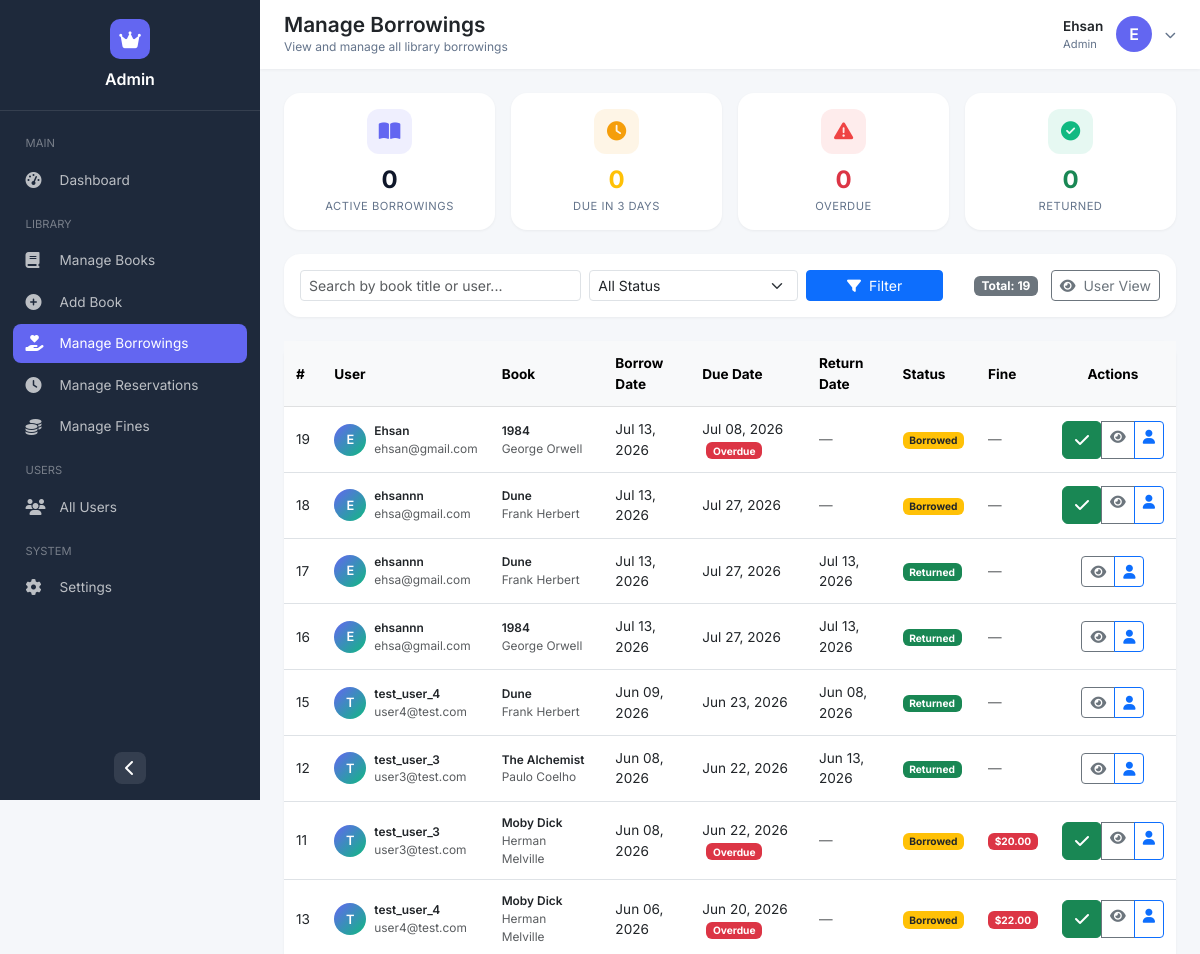
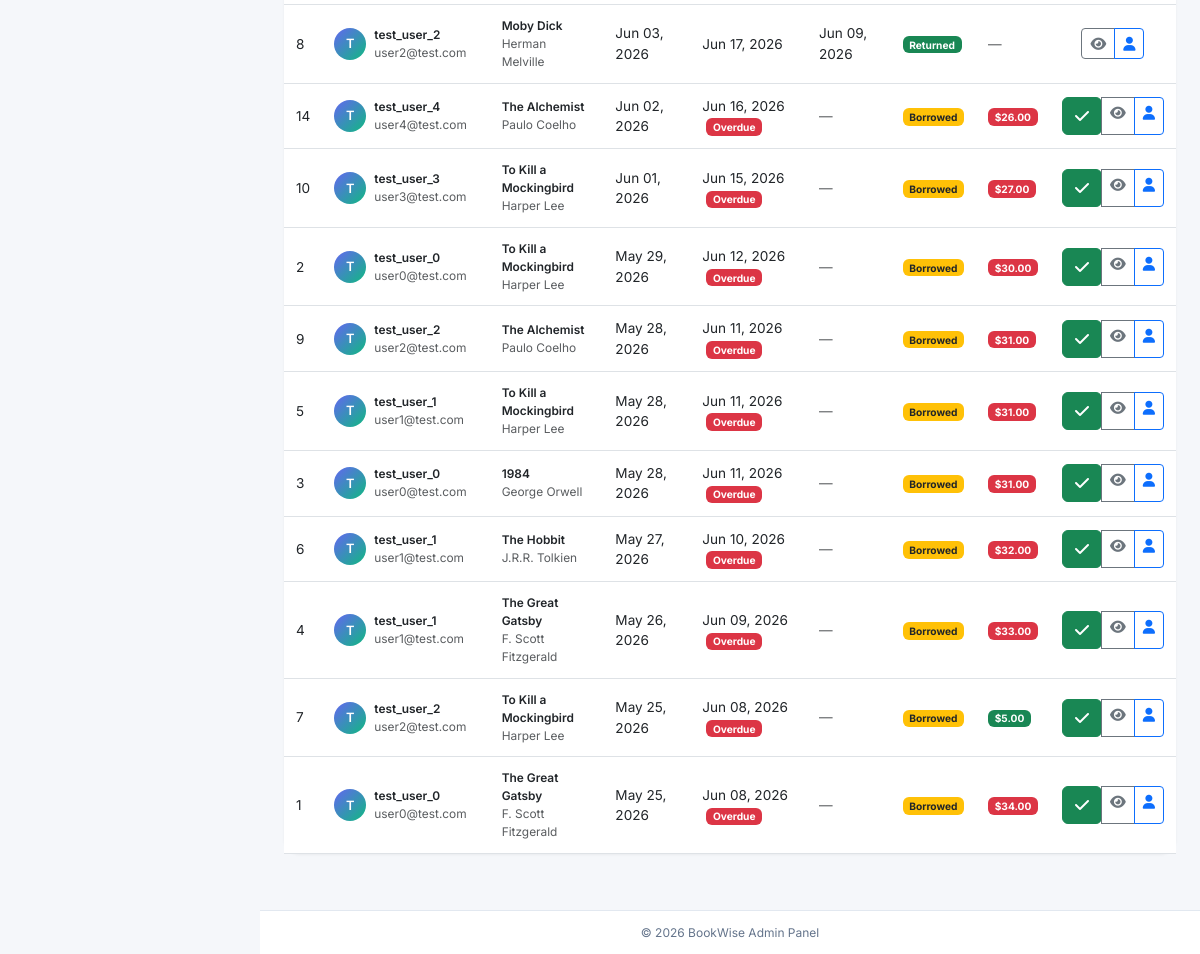
The app's page /borrowing/admin/borrowings/ (signed in), older data (2 pictures, top to bottom).
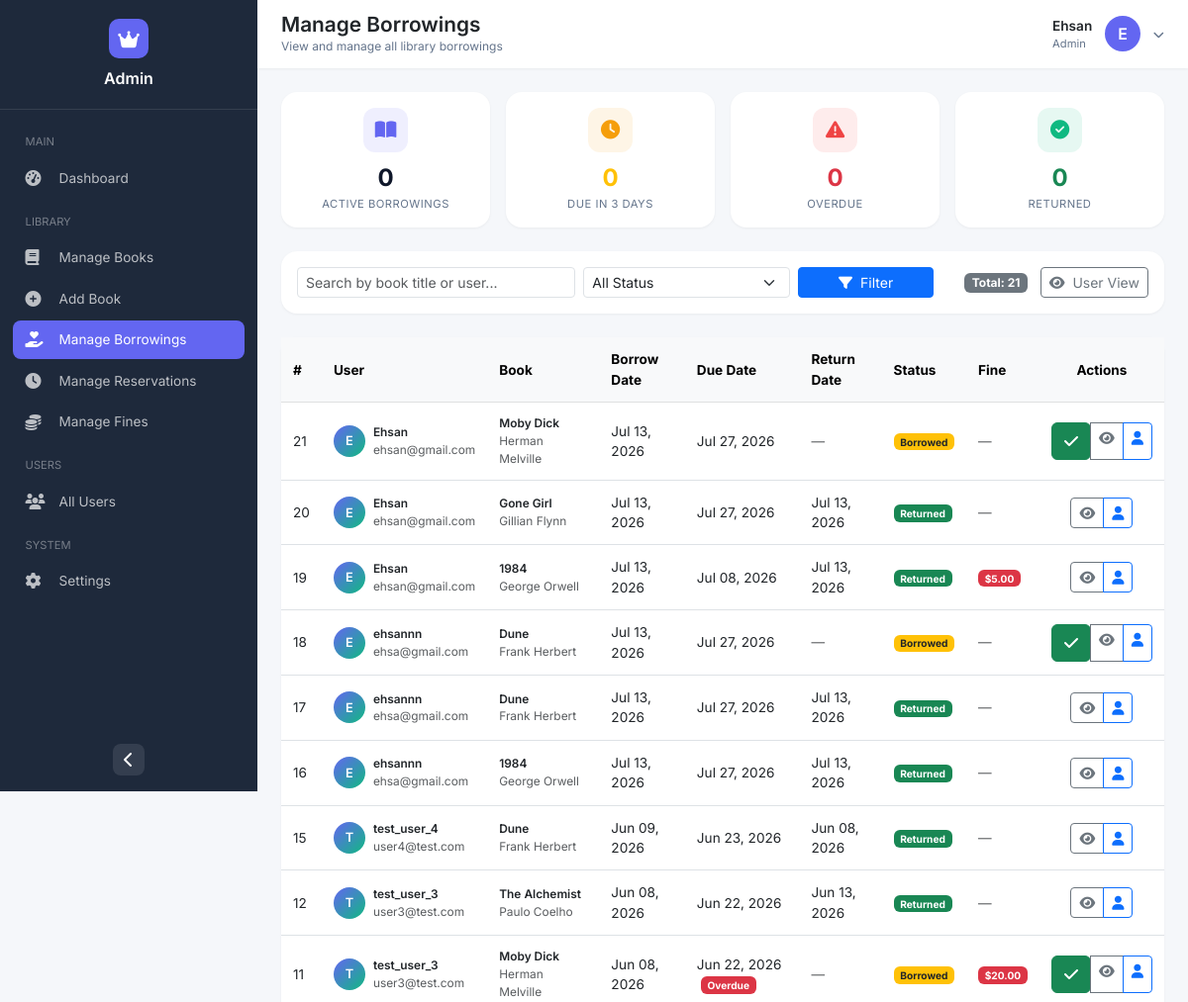
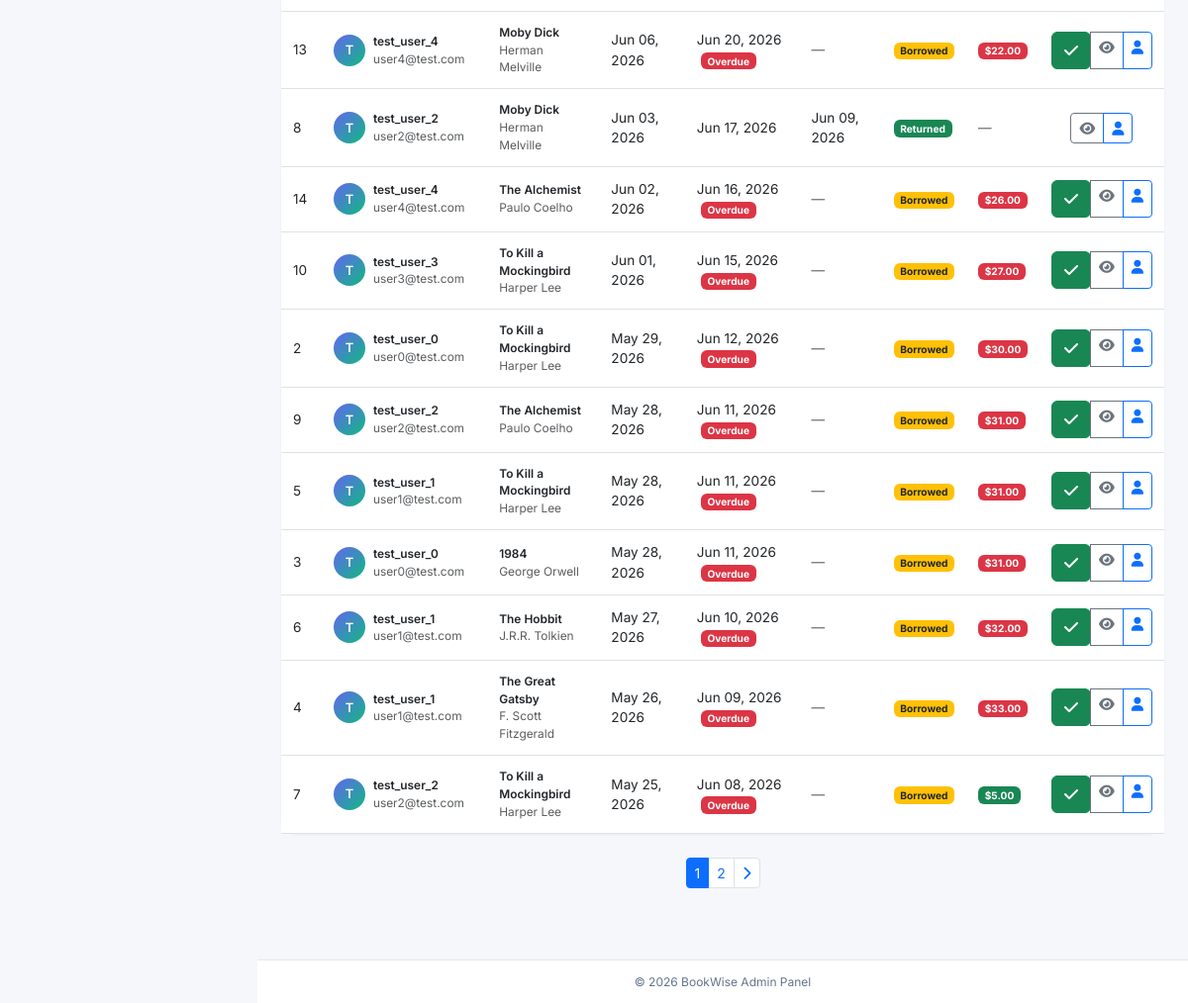
The same page, newer data (2 pictures, top to bottom).
### borrowing/models.py (models this page shows, shortened)
class Borrow(models.Model):
    class StatusChoices(models.TextChoices):
        BORROWED = "BORROWED", "Borrowed"
        RETURNED = "RETURNED", "Returned"
    user = models.ForeignKey(
        settings.AUTH_USER_MODEL,
        on_delete=models.CASCADE,
        related_name="borrowings",
    )
    book = models.ForeignKey(
        Book,
        on_delete=models.CASCADE,
        related_name="borrowings",
    )
    borrow_date = models.DateTimeField(default=timezone.now)
    due_date = models.DateTimeField()
    return_date = models.DateTimeField(null=True, blank=True)
    status = models.CharField(
        max_length=10,
        choices=StatusChoices.choices,
        default=StatusChoices.BORROWED,
    )
    class Meta:
        ordering = ["-borrow_date"]

class Fine(models.Model):
    user = models.ForeignKey(
        settings.AUTH_USER_MODEL,
        on_delete=models.CASCADE,
        related_name="fines",
    )
    borrow = models.OneToOneField(
        Borrow,
        on_delete=models.CASCADE,
        related_name="fine",
    )
    amount = models.DecimalField(max_digits=6, decimal_places=2, default=0.00)
    is_paid = models.BooleanField(default=False)
    class Meta:
        ordering = ["is_paid", "-amount"]

### accounts/models.py (models this page shows, shortened)
class CustomUser(AbstractUser):
    class Role(models.TextChoices):
        ADMIN = "ADMIN", _("Admin")
        MEMBER = "MEMBER", _("Member")
    email = models.EmailField(_("email address"), unique=True)
    role = models.CharField(
        _("role"),
        max_length=10,
        choices=Role.choices,
        default=Role.MEMBER,
    )
    objects = CustomUserManager()
    USERNAME_FIELD = "username"
    REQUIRED_FIELDS = ["email"]
    class Meta:
        verbose_name = _("user")
        verbose_name_plural = _("users")

### books/models.py (models this page shows, shortened)
class Book(models.Model):
    title = models.CharField(max_length=255)
    author = models.CharField(max_length=255)
    genre = models.CharField(max_length=100)
    description = models.TextField(blank=True)
    publish_year = models.PositiveIntegerField()
    isbn = models.CharField(max_length=20, unique=True)
    total_copies = models.PositiveIntegerField(default=1)
    available_copies = models.PositiveIntegerField(default=1)
    cover_image = models.ImageField(upload_to="book_covers/", blank=True)
    def __init__(self, *args, **kwargs):
        available_copies_was_provided = "available_copies" in kwargs
        super().__init__(*args, **kwargs)
        self._available_copies_was_provided = available_copies_was_provided
    def __setattr__(self, name, value):
        if name == "available_copies" and "_available_copies_was_provided" in self.__dict__:
            self.__dict__["_available_copies_was_provided"] = True
        super().__setattr__(name, value)
    class Meta:
        ordering = ["title"]
        verbose_name = "book"
        verbose_name_plural = "books"

### borrowing/views.py (the view, shortened to what this page needs)
# urls.py: path("admin/borrowings/", AdminBorrowListView.as_view(), name="admin_borrow_list"),
class AdminBorrowListView(LoginRequiredMixin, ListView):
    model = Borrow
    template_name = "borrowing/admin_borrow_list.html"
    context_object_name = "borrowings"
    paginate_by = 20
    """ویو مخصوص ادمین برای مدیریت همه قرض‌ها"""
    model = Borrow
    template_name = "borrowing/admin_borrow_list.html"
    context_object_name = "borrowings"
    paginate_by = 20
    def dispatch(self, request, *args, **kwargs):
        if not (request.user.is_superuser or getattr(request.user, "role", None) == "ADMIN"):
            return redirect('borrowing:borrow_list')
        return super().dispatch(request, *args, **kwargs)
    def get_queryset(self):
        queryset = Borrow.objects.select_related("book", "user").all().order_by('-borrow_date')
        status = self.request.GET.get('status', '')
        if status:
            queryset = queryset.filter(status=status)
        search = self.request.GET.get('search', '')
        if search:
            queryset = queryset.filter(
                Q(book__title__icontains=search) |
                Q(user__username__icontains=search) |
                Q(user__email__icontains=search)
            )
        return queryset
    def get_context_data(self, **kwargs):
        context = super().get_context_data(**kwargs)
        context['status_filter'] = self.request.GET.get('status', '')
        context['search'] = self.request.GET.get('search', '')
        context['now'] = timezone.now()
        return context

### borrowing/templates/borrowing/admin_borrow_list.html (shortened to what the changed rows need)
{% extends "dashboard/admin_base.html" %}
{% load static %}
{% block page_title %}Manage Borrowings{% endblock %}
{% block admin_content %}
<div class="container-fluid px-0">
    <div class="card mb-4">
        <div class="card-body">
            <form method="get" class="row g-2">
                <div class="col-md-3 text-end">
                    <span class="badge bg-secondary me-2">Total: {{ paginator.count }}</span>
                    <a href="{% url 'borrowing:borrow_list' %}" class="btn btn-sm btn-outline-secondary">
                        <i class="fas fa-eye me-1"></i> User View
                    </a>
                </div>
            </form>
        </div>
    </div>
    <div class="card">
        <div class="card-body p-0">
            <div class="table-responsive">
                <table class="table table-hover mb-0">
                    <thead class="table-light">
                        <tr>
                            <th>#</th>
                            <th>User</th>
                            <th>Book</th>
                            <th>Borrow Date</th>
                            <th>Due Date</th>
                            <th>Return Date</th>
                            <th>Status</th>
                            <th>Fine</th>
                            <th class="text-center">Actions</th>
                        </tr>
                    </thead>
                    <tbody>
                        {% for borrow in borrowings %}
                        <tr>
                            <td>{{ borrow.id }}</td>
                            <td>
                                <div class="d-flex align-items-center gap-2">
                                    <div class="user-avatar-sm">
                                        {{ borrow.user.username|first|upper }}
                                    </div>
                                    <div>
                                        <div class="fw-semibold small">{{ borrow.user.username }}</div>
                                        <div class="small text-muted">{{ borrow.user.email }}</div>
                                    </div>
                                </div>
                            </td>
                            <td>
                                <div class="fw-semibold small">{{ borrow.book.title|truncatechars:30 }}</div>
                                <div class="small text-muted">{{ borrow.book.author }}</div>
                            </td>
                            <td>{{ borrow.borrow_date|date:"M d, Y" }}</td>
                            <td>
                                {{ borrow.due_date|date:"M d, Y" }}
                                {% if borrow.due_date < now and borrow.status == 'BORROWED' %}
                                    <span class="badge bg-danger ms-1">Overdue</span>
                                {% endif %}
                            </td>
                            <td>
                                {% if borrow.return_date %}
                                    {{ borrow.return_date|date:"M d, Y" }}
                                {% else %}
                                    <span class="text-muted">—</span>
                                {% endif %}
                            </td>
                            <td>
                                {% if borrow.status == 'BORROWED' %}
                                    <span class="badge bg-warning text-dark">Borrowed</span>
                                {% else %}
                                    <span class="badge bg-success">Returned</span>
                                {% endif %}
                            </td>
                            <td>
                                {% if borrow.fine %}
                                    {% if borrow.fine.is_paid %}
                                        <span class="badge bg-success">${{ borrow.fine.amount|floatformat:2 }}</span>
                                    {% else %}
                                        <span class="badge bg-danger">${{ borrow.fine.amount|floatformat:2 }}</span>
                                    {% endif %}
                                {% else %}
                                    <span class="text-muted">—</span>
                                {% endif %}
                            </td>
                            <td class="text-center">
                                <div class="btn-group btn-group-sm">
                                    {% if borrow.status == 'BORROWED' %}
                                        <form method="post" action="{% url 'borrowing:return_book' borrow.pk %}" style="display:inline;">
                                            <button type="submit" class="btn btn-success" title="Mark as Returned" onclick="return confirm('Return this book?')">
                                                <i class="fas fa-check"></i>
                                            </button>
                                        </form>
                                    {% endif %}
                                    <a href="{% url 'books:book_detail' borrow.book.pk %}" class="btn btn-outline-secondary" target="_blank" title="View Book">
                                        <i class="fas fa-eye"></i>
                                    </a>
                                    <a href="{% url 'dashboard:admin_user_profile' borrow.user.pk %}" class="btn btn-outline-primary" title="View User Profile">
                                        <i class="fas fa-user"></i>
                                    </a>
                                </div>
                            </td>
                        </tr>
                        {% endfor %}
                    </tbody>
                </table>
            </div>
        </div>
    </div>
    {% if is_paginated %}
    <nav class="mt-4">
        <ul class="pagination justify-content-center pagination-sm">
            {% for num in page_obj.paginator.page_range %}
            <li class="page-item {% if num == page_obj.number %}active{% endif %}">
                <a class="page-link" href="?page={{ num }}{% if search %}&search={{ search }}{% endif %}{% if status_filter %}&status={{ status_filter }}{% endif %}">{{ num }}</a>
            </li>
            {% endfor %}
            {% if page_obj.has_next %}
            <li class="page-item">
                <a class="page-link" href="?page={{ page_obj.next_page_number }}{% if search %}&search={{ search }}{% endif %}{% if status_filter %}&status={{ status_filter }}{% endif %}">
                    <i class="fas fa-chevron-right"></i>
                </a>
            </li>
            {% endif %}
        </ul>
    </nav>
    {% endif %}
</div>
{% endblock %}

Row changes from the older to the newer data that the page shows:
no longer on this page (row unchanged): Borrow: id "1", user.username|first "T", user.username "test_user_0", user.email "user0@test.com", book "The Great Gatsby", book.author "F. Scott Fitzgerald", borrow_date "May 25, 2026", due_date "Jun 08, 2026", status "Overdue", fine.amount "34.00"
added Borrow: id "21", user.username|first "E", user.username "Ehsan", user.email "ehsan@gmail.com", book "Moby Dick", book.author "Herman Melville", borrow_date "Jul 13, 2026", due_date "Jul 27, 2026", status "Borrowed"
added Borrow: id "20", user.username|first "E", user.username "Ehsan", user.email "ehsan@gmail.com", book "Gone Girl", book.author "Gillian Flynn", borrow_date "Jul 13, 2026", due_date "Jul 27, 2026", return_date "Jul 13, 2026", status "Returned"
changed Borrow "Jul 08, 2026": return_date (not shown) → "Jul 13, 2026"; fine.amount (not shown) → "5.00"; status "Overdue Borrowed" → "Returned"; text "—" → "$"; no longer shows "—"
Text that changed along with them:
{{ paginator.count }}: "19" → "21"
new list line: "1"
new list line: "2"
